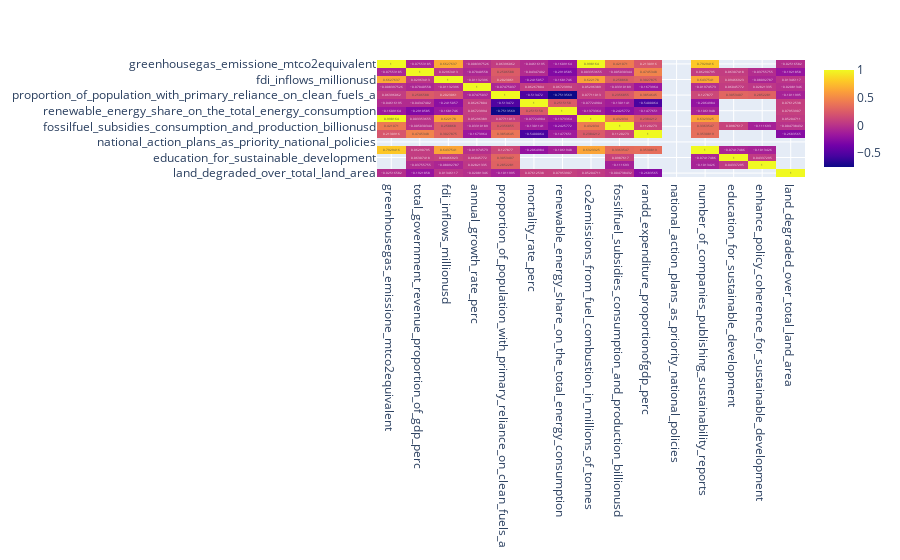

Write notebook code for a chart like this one.
### Markdown cell above
-producido un mapa de calor de correlación e identificado cualquier correlaciones moderadas o fuertes entre el objetivo y las características y/o entre una característica y otra

### Code cell
import plotly.express as px
corr = df[num_selector].corr()
fig = px.imshow(corr, text_auto=True, aspect='auto')
fig.show()

### Figure 1 — Plotly figure (JSON) as saved in the notebook; plotly's stock layout.template omitted (floating-point values rounded to 4 significant figures; data arrays with more than 128 entries replaced by an {"elided": "..."} marker saying what was removed)
{"data": [{"coloraxis": "coloraxis", "hovertemplate": "x: %{x}<br>y: %{y}<br>color: %{z}<extra></extra>", "name": "0", "texttemplate": "%{z}", "type": "heatmap", "x": ["greenhousegas_emissione_mtco2equivalent", "total_government_revenue_proportion_of_gdp_perc", "fdi_inflows_millionusd", "annual_growth_rate_perc", "proportion_of_population_with_primary_reliance_on_clean_fuels_a", "mortality_rate_perc", "renewable_energy_share_on_the_total_energy_consumption", "co2emissions_from_fuel_combustion_in_millions_of_tonnes", "fossilfuel_subsidies_consumption_and_production_billionusd", "randd_expenditure_proportionofgdp_perc", "national_action_plans_as_priority_national_policies", "number_of_companies_publishing_sustainability_reports", "education_for_sustainable_development", "enhance_policy_coherence_for_sustainable_development", "land_degraded_over_total_land_area"], "xaxis": "x", "y": ["greenhousegas_emissione_mtco2equivalent", "total_government_revenue_proportion_of_gdp_perc", "fdi_inflows_millionusd", "annual_growth_rate_perc", "proportion_of_population_with_primary_reliance_on_clean_fuels_a", "mortality_rate_perc", "renewable_energy_share_on_the_total_energy_consumption", "co2emissions_from_fuel_combustion_in_millions_of_tonnes", "fossilfuel_subsidies_consumption_and_production_billionusd", "randd_expenditure_proportionofgdp_perc", "national_action_plans_as_priority_national_policies", "number_of_companies_publishing_sustainability_reports", "education_for_sustainable_development", "enhance_policy_coherence_for_sustainable_development", "land_degraded_over_total_land_area"], "yaxis": "y", "z": {"elided": "15x15 float values"}}], "layout": {"coloraxis": {"colorscale": [[0, "#0d0887"], [0.1111, "#46039f"], [0.2222, "#7201a8"], [0.3333, "#9c179e"], [0.4444, "#bd3786"], [0.5556, "#d8576b"], [0.6667, "#ed7953"], [0.7778, "#fb9f3a"], [0.8889, "#fdca26"], [1, "#f0f921"]]}, "margin": {"t": 60}, "xaxis": {"anchor": "y", "domain": [0, 1]}, "yaxis": {"anchor": "x", "autorange": "reversed", "domain": [0, 1]}}}
